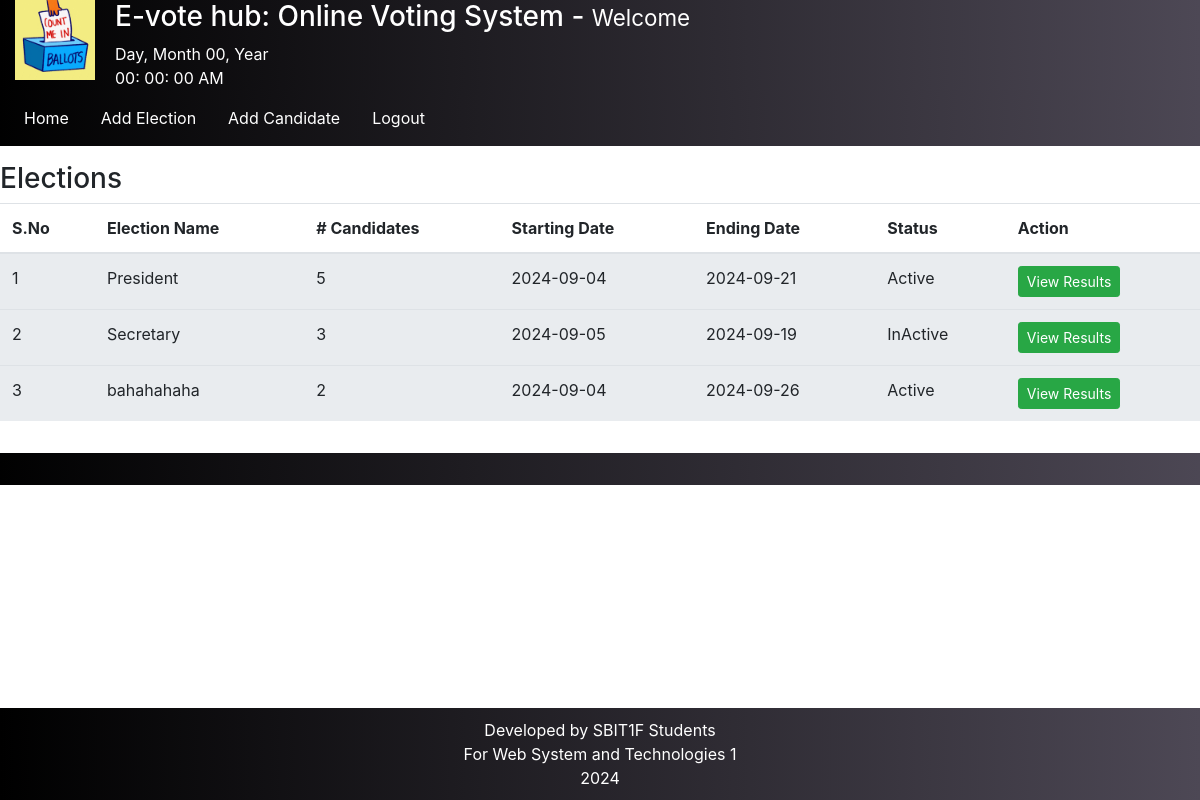
The page /Evotehub/admin/index.php?homepage=1 (signed in) on the database its author committed.
### tables this page shows
CREATE TABLE `elections` (
  `id` int(11) NOT NULL,
  `election_topic` varchar(255) DEFAULT NULL,
  `no_of_candidates` int(45) DEFAULT NULL,
  `starting_date` date DEFAULT NULL,
  `ending_date` date DEFAULT NULL,
  `status` varchar(45) DEFAULT NULL,
  `inserted_by` varchar(255) DEFAULT NULL,
  `inserted_on` date DEFAULT NULL
);

### Evotehub/admin/INC/homepage.php (the view)
<div class="row my-3">
    <div class="col-12">
        <h3>Elections</h3>
        <table class="table" style= background-image: linear-gradient(to right, #000000, #4D4855);>
            <thead style= background-image: linear-gradient(to right, #000000, #4D4855);>
                <tr>
                    <th scope="col">S.No</th>
                    <th scope="col">Election Name</th>
                    <th scope="col"># Candidates</th>
                    <th scope="col">Starting Date</th>
                    <th scope="col">Ending Date</th>
                    <th scope="col">Status</th>
                    <th scope="col">Action</th>
                </tr>
            </thead>
            <tbody>
                <?php
                    $fetchingData = mysqli_query($db, "SELECT * FROM elections") or die(mysqli_error($db));
                    $isAnyElectionAdded = mysqli_num_rows($fetchingData);
                    if($isAnyElectionAdded > 0)
                    {
                        $sno = 1;
                        while($row = mysqli_fetch_assoc($fetchingData))
                        {
                            $election_id = $row['id'];
                ?>
                            <tr style="background-color: #e9ecef;">
                                <td><?php echo $sno++; ?></td>
                                <td><?php echo $row['election_topic']; ?></td>
                                <td><?php echo $row['no_of_candidates']; ?></td>
                                <td><?php echo $row['starting_date']; ?></td>
                                <td><?php echo $row['ending_date']; ?></td>
                                <td><?php echo $row['status']; ?></td>
                                <td>
                                    <a href="index.php?viewResults=<?php echo $election_id; ?>" class="btn btn-sm btn-success">View Results</a>
                                </td>
                            </tr>
                <?php
                        }
                    } else {
                ?>
                        <tr style="background-color: #e9ecef;">
                            <td colspan="7">No election is added yet.</td>
                        </tr>
                <?php
                    }
                ?>
            </tbody>
        </table>
    </div>
</div>

### Evotehub/admin/INC/header.php (shortened to what this page needs)
<!DOCTYPE html>
<html lang="en">
<head>
    <link rel="stylesheet" href="../assets/css/bootstrap.min.css">
    <link rel="stylesheet" href="../assets/css/style.css">
</head>
<body onload="initClock()">
    <div class="container-fluid">
        <div class="row bg-black text-white">
            <div class="col-1">
                <img src="../assets/images/logo.gif" width="80px"/>
            </div>
            <div class="col-11 my-auto">
                <h3> E-vote hub: Online Voting System  - <small> Welcome  <?php echo $_SESSION['username']; ?></small> </h3>
        <span id="dayname">Day</span>,
        <span id="month">Month</span>
        <span id="daynum">00</span>,
        <span id="year">Year</span><br>
        <span id="hour">00</span>:
        <span id="minutes">00</span>:
        <span id="seconds">00</span>
        <span id="period">AM</span>
      </div>
</div>
            </div>

### Evotehub/admin/INC/navigation.php (shortened to what this page needs)
<div class="row bg-bg">
    <div class="col-12 bg-green">
    <nav class="navbar navbar-expand-lg navbar-light bg-green">
    <div class="collapse navbar-collapse" id="navbarSupportedContent">
    <ul class="navbar-nav mr-auto">
        <li class="nav-item">
            <a class="nav-link text-white mr-3" href="index.php?homepage=1">Home</a>
        </li>
        <li class="nav-item">
            <a class="nav-link text-white mr-3" href="index.php?addElectionPage=1">Add Election</a>
        </li>
        <li class="nav-item">
            <a class="nav-link text-white mr-3" href="index.php?addCandidatePage=1">Add Candidate</a>
        </li>
        <li class="nav-item">
            <a class="nav-link text-white mr-3" href="logout.php">Logout</a>
        </li>
         </ul>
    </div>
    </nav>
</div>
</div>

### Evotehub/admin/index.php
<?php
    require_once("INC/header.php");
    require_once("INC/navigation.php");
    if(isset($_GET['homepage']))
    {
        require_once("INC/homepage.php");
    }else if(isset($_GET['addElectionPage']))
    {
        require_once("INC/add.election.php");
    }else if(isset($_GET['addCandidatePage']))
    {
        require_once("INC/add.candidates.php");
    }else if(isset($_GET['viewResults']))
    {
        require_once("INC/viewResults.php");
    }
?>
<?php
    require_once("INC/footer.php");
?>

### Evotehub/admin/INC/footer.php (shortened to what this page needs)
<div class="row bg-black text-center text-white">
        <div class="col-12 my-3">
<div class="fixed-footer">
    Developed by SBIT1F Students<br>
    For Web System and Technologies 1 <br>
    2024
</div>
</div>
</body>
</html>

### Evotehub/assets/css/style.css (style rules this page uses)
.bg-black { background-image: linear-gradient(to right, #000000, #4D4855); }
.bg-bg { background-image: linear-gradient(to right, #000000, #4D4855); }
* { margin: 0; padding: 0; }
body { display: flex; flex-direction: column; min-height: 100vh; }
.fixed-footer { background-image: linear-gradient(to right, #000000, #4D4855); color: #fff; text-align: center; padding: 10px 0; position: fixed; bottom: 0; width: 100%; }

### rows shown on the page
elections: election_topic "President", no_of_candidates "5", starting_date "2024-09-04", ending_date "2024-09-21", status "Active"
elections: election_topic "Secretary", no_of_candidates "3", starting_date "2024-09-05", ending_date "2024-09-19", status "InActive"
elections: election_topic "bahahahaha", no_of_candidates "2", starting_date "2024-09-04", ending_date "2024-09-26", status "Active"
